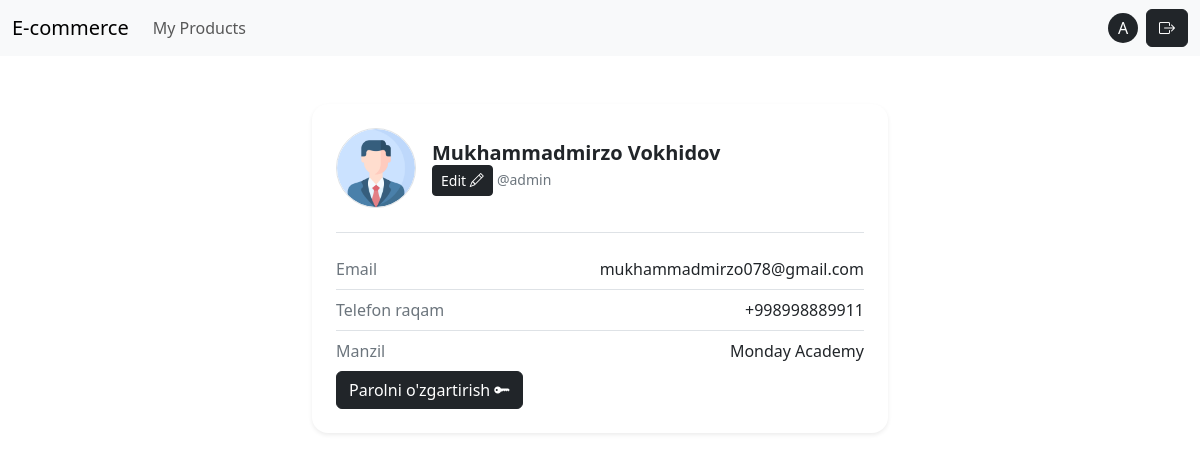
Screenshot of /accounts/profile-detail/ (signed in) with the database file from the repository.
### accounts/models.py (models this page shows, shortened)
class User(AbstractUser):
    class Role(models.TextChoices):
        BUYER = "BUYER", "Buyer"
        SELLER = "SELLER", "Seller"
    role = models.CharField(
        choices=Role.choices,
        default=Role.BUYER
    )
    image = models.ImageField(upload_to="avatars/", null=True, blank=True)
    phone_number = models.CharField(max_length=13, help_text="+998998889911")
    address = models.CharField(max_length=255)

### accounts/views.py (the view)
# urls.py: path('profile-detail/', views.ProfileDetailView.as_view(), name="profile_detail"),
class ProfileDetailView( DetailView):
    model = User
    template_name = "accounts/profile_detail.html"
    context_object_name = "profile_user"
    def get_object(self):
        return self.request.user

### templates/accounts/profile_detail.html (shortened to what this page needs)
{% extends 'base.html' %}
{% block body %}
<div class="container col-lg-6 col-md-7 col-11 my-5">
    <div class="card border-0 shadow-sm rounded-4 p-4">
        <div class="d-flex align-items-center gap-3 mb-4">
            {% if user.image %}
                <img class="rounded-circle border" style="width:80px; height:80px; object-fit:cover;" src="{{ user.image.url }}" alt="">
            {% else %}
                <div class="rounded-circle bg-light border d-flex align-items-center justify-content-center" style="width:80px; height:80px;">
                    <span class="fs-4 fw-semibold text-secondary">{{ user.username|slice:1|title }}</span>
                </div>
            {% endif %}
            <div>
                    <h5 class="mb-0 fw-semibold">{{ user.first_name }} {{ user.last_name }}</h5> <a class=" text-decoration-none btn btn-dark btn-sm" href="{% url 'profile_edit'  %}">Edit <i class="bi bi-pencil"></i></a>
                <span class="text-secondary small">@{{ user.username }}</span>
            </div>
        </div>
        <div class="border-top pt-3">
            <div class="d-flex justify-content-between py-2 border-bottom">
                <span class="text-secondary">Email</span>
                <span class="fw-medium">{{ user.email }}</span>
            </div>
            <div class="d-flex justify-content-between py-2 border-bottom">
                <span class="text-secondary">Telefon raqam</span>
                <span class="fw-medium">{{ user.phone_number }}</span>
            </div>
            <div class="d-flex justify-content-between py-2">
                <span class="text-secondary">Manzil</span>
                <span class="fw-medium">{{ user.address }}</span>
            </div>
            <a class="btn btn-dark" href="{% url 'password_change' %}">Parolni o'zgartirish <i class="bi bi-key-fill"></i></a>
        </div>
    </div>
</div>
{% endblock body %}

### templates/includes/navbar.html (shortened to what this page needs)
<nav class="navbar navbar-expand-lg bg-body-tertiary">
  <div class="container-fluid">
    <a class="navbar-brand" href="/">E-commerce</a>
    <div class="collapse navbar-collapse" id="navbarSupportedContent">
      <ul class="navbar-nav me-auto mb-2 mb-lg-0">
        <li class="nav-item">
          {% if request.user.is_authenticated and request.user.role == "SELLER" %}
            <a class="nav-link" href="{% url 'seller_products' %}">
              My Products
            </a>
{% endif %}
        </li>
      </ul>
      <div class="right d-flex justify-content-center align-items-center">
        {% if user.is_authenticated %}
         <a href="{% url 'profile_detail' %}" style="width:30px;height:30px;" class="text-decoration-none mx-2 rounded rounded-circle bg-dark text-white d-flex justify-content-center align-items-center">
                {{ user.username|slice:1|title }}
          </a>
          <form method="post" action="{% url 'logout' %}">
            <button class="btn btn-dark"><i class="bi bi-box-arrow-right"></i></button>
          </form>
          {% else %}
          <a class="btn btn-dark mx-2" href="{% url 'login' %}">Login</a>
          <a class="btn btn-secondary" href="{% url 'signup' %}">Signup</a>
          {%endif%}
      </div>
    </div>
  </div>
</nav>

### rows the page displays
User: username "A", image (picture), first_name "Mukhammadmirzo", last_name "Vokhidov", username "admin", email "mukhammadmirzo078@gmail.com", phone_number "+998998889911", address "Monday Academy"
